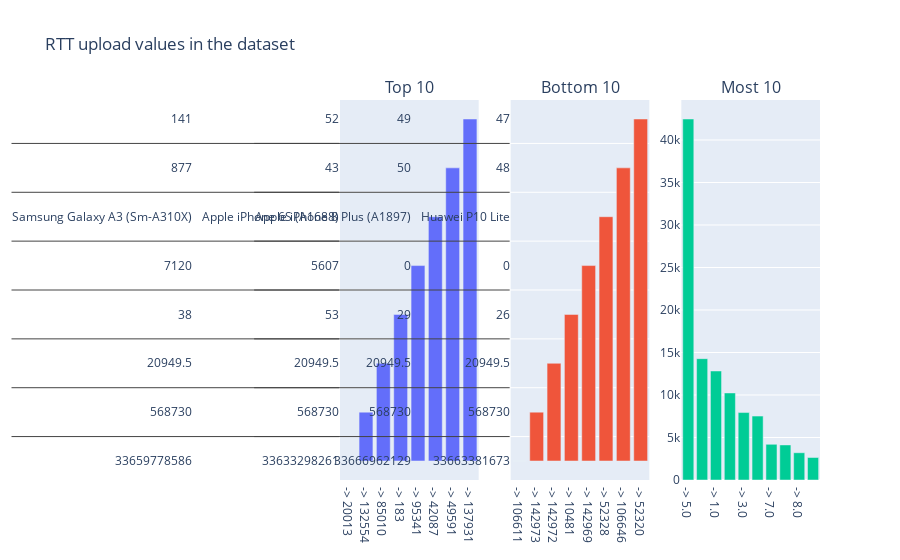

Write notebook code for a chart like this one.
### Code cell
plotly_multi_hist([top_10_ul, bot_10_ul, freq_10_ul], 1, 3, "RTT upload values in the dataset", ['Top 10', 'Bottom 10', 'Most 10'])

### Figure 1 — Plotly figure (JSON) as saved in the notebook; plotly's stock layout.template omitted (floating-point values rounded to 4 significant figures)
{"data": [{"type": "bar", "x": ["-> 20013", "-> 132554", "-> 85010", "-> 183", "-> 95341", "-> 42087", "-> 49591", "-> 137931", "-> 124860", "-> 45992"], "xaxis": "x", "y": [[33659778586, 568730, 20950.0, 38, 7120, "Samsung Galaxy A3 (Sm-A310X)", 877, 141], [33633298261, 568730, 20950.0, 53, 5607, "Apple iPhone 6S (A1688)", 43, 52], [33761092970, 568730, 20950.0, 31, 5422, "Tcl Communicatio. Alcatel 1X", 8299, 210], [33627850141, 568730, 20950.0, 126, 5279, "Apple iPhone 7 (A1778)", 42, 47], [33668497162, 61280, 20950.0, 32, 4677, "Samsung Galaxy A5 Sm-A520F", 4227, 721], [33762057942, 17732555, 417015, 377, 4226, "Huawei B528S-23A", 22533, 3357], [33636368478, 142374, 20950.0, 43, 4021, "Samsung Galaxy J3 (Sm-J330)", 184, 115], [33778078390, 5158628, 20950.0, 71, 3923, "Electro Depot Fr. W55Hd", 13093, 399], [33664279730, 568730, 20950.0, 15, 3093, "Huawei Y6 2018", 61, 50], [33662361196, 568730, 20950.0, 63, 3029, "Sony Ericsson E15I", 4, 3]], "yaxis": "y"}, {"type": "bar", "x": ["-> 106611", "-> 142973", "-> 142972", "-> 10481", "-> 142969", "-> 52328", "-> 106646", "-> 52320", "-> 52319", "-> 46227"], "xaxis": "x2", "y": [[33666962129, 568730, 20950.0, 29, 0, "Apple iPhone 8 Plus (A1897)", 50, 49], [33663381673, 568730, 20950.0, 26, 0, "Huawei P10 Lite", 48, 47], [33622856315, 568730, 20950.0, 22, 0, "Apple iPhone 6 (A1586)", 41, 50], [33698870720, 568730, 20950.0, 52, 0, "Apple iPhone X (A1901)", 63, 47], [33605429601, 568730, 20950.0, 20, 0, "Apple iPhone 8 Plus (A1897)", 29, 55], [33660733512, 568730, 20950.0, 33, 0, "Huawei Fig-Lx1", 22, 46], [33647539269, 568730, 20950.0, 144, 0, "Apple iPhone Xr (A2105)", 23, 52], [33663663727, 568730, 20950.0, 24, 0, "Apple iPhone 7 (A1778)", 54, 51], [33669646781, 568730, 20950.0, 15, 0, "Huawei Y6 2018", 44, 49], [33631991594, 568730, 20950.0, 22, 0, "Apple iPhone 7 (A1778)", 62, 47]], "yaxis": "y2"}, {"type": "bar", "x": ["-> 5.0", "-> 2.0", "-> 1.0", "-> 4.0", "-> 3.0", "-> 6.0", "-> 7.0", "-> 0.0", "-> 8.0", "-> 9.0"], "xaxis": "x3", "y": [42474, 14277, 12826, 10242, 7935, 7518, 4196, 4126, 3209, 2647], "yaxis": "y3"}], "layout": {"annotations": [{"font": {"size": 16}, "showarrow": false, "text": "Top 10", "x": 0.1444, "xanchor": "center", "xref": "paper", "y": 1, "yanchor": "bottom", "yref": "paper"}, {"font": {"size": 16}, "showarrow": false, "text": "Bottom 10", "x": 0.5, "xanchor": "center", "xref": "paper", "y": 1, "yanchor": "bottom", "yref": "paper"}, {"font": {"size": 16}, "showarrow": false, "text": "Most 10", "x": 0.8556, "xanchor": "center", "xref": "paper", "y": 1, "yanchor": "bottom", "yref": "paper"}], "showlegend": false, "title": {"text": "RTT upload values in the dataset"}, "xaxis": {"anchor": "y", "domain": [0, 0.2889]}, "xaxis2": {"anchor": "y2", "domain": [0.3556, 0.6444]}, "xaxis3": {"anchor": "y3", "domain": [0.7111, 1]}, "yaxis": {"anchor": "x", "domain": [0, 1]}, "yaxis2": {"anchor": "x2", "domain": [0, 1]}, "yaxis3": {"anchor": "x3", "domain": [0, 1]}}}
